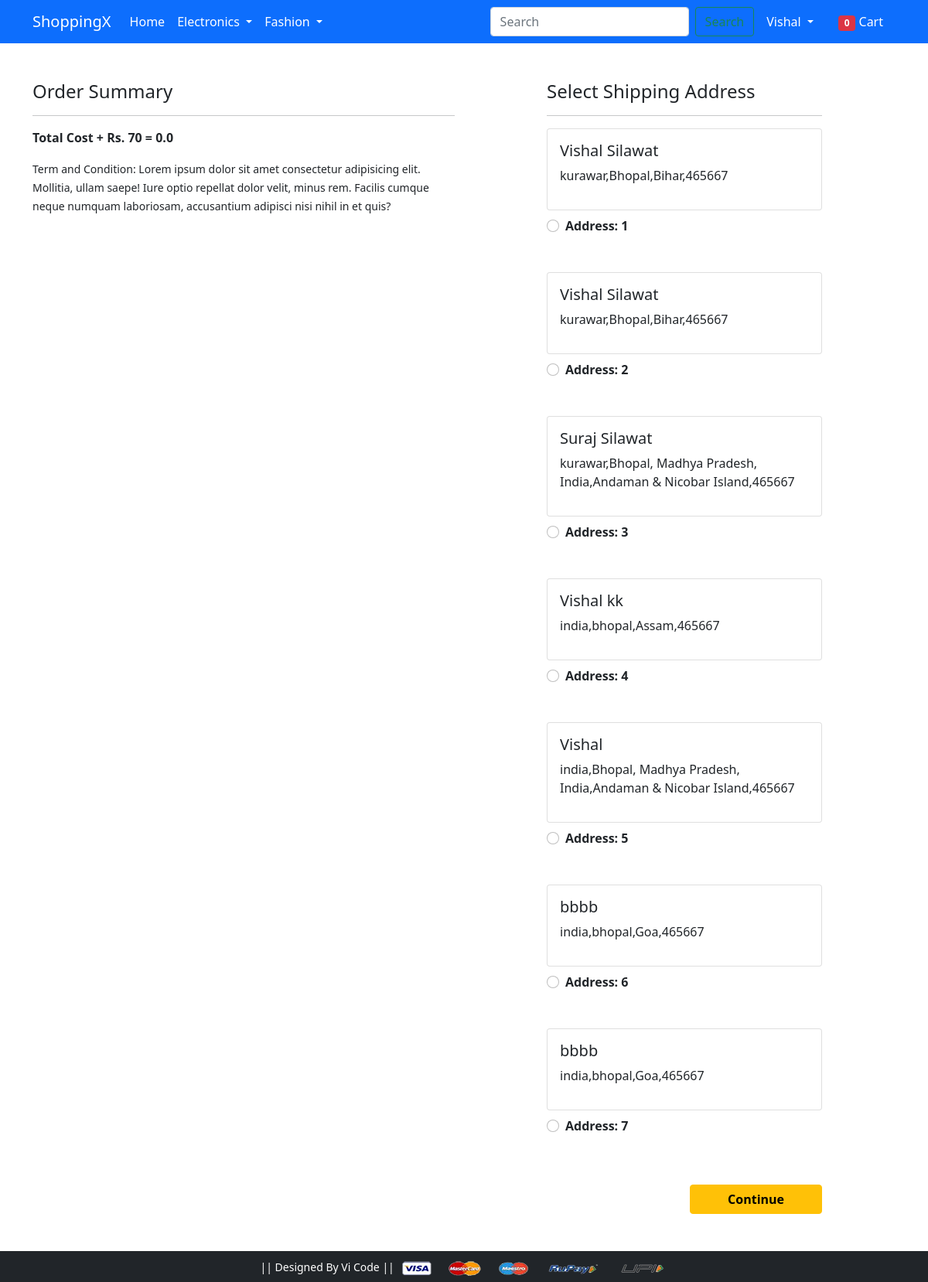
Screenshot of /checkout/ (signed in) with the database file from the repository.
### app/models.py (models this page shows, shortened)
class Customer(models.Model):
    user = models.ForeignKey(User, on_delete=models.CASCADE)
    name = models.CharField(max_length=200)
    locality = models.CharField(max_length=200)
    city = models.CharField(max_length=50)
    zipcode = models.IntegerField()
    state = models.CharField(choices=STATE_CHOICES, max_length=50)

### app/views.py (the view)
# urls.py: path('checkout/', views.checkout, name='checkout'),
def checkout(request):
 totalitem = 0
 if request.user.is_authenticated:
  totalitem = len(Cart.objects.filter(user=request.user))
 user = request.user
 add = Customer.objects.filter(user=user)
 cart_items = Cart.objects.filter(user=user)
 amount = 0.0
 shipping_amount = 70.0
 total_amount = 0.0
 cart_product = [p for p in Cart.objects.all() if p.user == request.user]
 if cart_product:
  for p in cart_product:
   tempamount = (p.quantity * p.product.discounted_price)
   amount += tempamount
  total_amount = amount + shipping_amount
 return render(request, 'app/checkout.html',{'add':add,'totalamount':total_amount, 'cart_items':cart_items,'totalitem':totalitem})

### app/templates/app/checkout.html (shortened to what this page needs)
{% extends 'app/base.html' %}
{% load static %}
{% block main-content %}
<div class="container">
 <div class="row mt-5">
  <div class="col-sm-6">
    <h4>Order Summary</h4>
    <hr>
      <p class="fw-bold">Total Cost + Rs. 70 = {{totalamount}}</p>
    <small>Term and Condition: Lorem ipsum dolor sit amet consectetur adipisicing elit. Mollitia, ullam saepe! Iure optio repellat dolor velit, minus rem. Facilis cumque neque numquam laboriosam, accusantium adipisci nisi nihil in et quis?</small>
  </div>
  <div class="col-sm-4 offset-sm-1">
    <h4>Select Shipping Address</h4>
    <hr>
    <form action="/paymentdone">
      {% for ad in add %}
      <div class="card">
        <div class="card-body">
        <h5>{{ad.name}}</h5>
        <p>{{ad.locality}},{{ad.city}},{{ad.state}},{{ad.zipcode}}</p>
        </div>
      </div>
        <div class="form-check mt-2 mb-5">
          <input class="form-check-input" type="radio" name ='custid' id='custadd{{forloop.counter}}' value="{{ad.id}}">
          <label class="form-check-label fw-bold" for="custadd{{forloop.counter}}">
            Address: {{forloop.counter}} </label>
        </div>
        {% endfor %}
        <div class="text-end">
          <button type="submit" class="btn btn-warning mt-3 px-5 fw-bold">Continue</button>
        </div>
      </form>
    </div>
  </div>
</div>
{% endblock main-content %}

### app/templates/app/base.html (shortened to what this page needs)
<!doctype html>
{% load static %}
<html lang="en">
  <head>
    <link href="https://cdn.jsdelivr.net/npm/bootstrap@5.0.0-beta1/dist/css/bootstrap.min.css" rel="stylesheet">
    <link rel="stylesheet" href="{% static 'app/css/owl.carousel.min.css' %}">
    <link rel="stylesheet" href="{% static 'app/css/all.min.css' %}">
    <link rel="stylesheet" href="{% static 'app/css/style.css' %}">
  </head>
  <body>
    <nav class="navbar navbar-expand-lg navbar-dark bg-primary">
     <div class="container">
       <a class="navbar-brand" href="/">ShoppingX</a>
       <div class="collapse navbar-collapse" id="navbarSupportedContent">
         <ul class="navbar-nav me-auto mb-2 mb-lg-0">
           <li class="nav-item">
             <a class="nav-link active" aria-current="page" href="/">Home</a>
           </li>
           <li class="nav-item dropdown">
             <a class="nav-link dropdown-toggle text-white" href="#" id="electronicsDropdown" role="button" data-bs-toggle="dropdown" aria-expanded="false">
               Electronics
             </a>
           </li>
           <li class="nav-item dropdown">
             <a class="nav-link dropdown-toggle text-white" href="#" id="fashionDropdown" role="button" data-bs-toggle="dropdown" aria-expanded="false">
               Fashion
             </a>
           </li>
         </ul>
    <form class="d-flex" role="search" method="get" action="{% url 'search' %}">
  <input class="form-control me-2" type="search" placeholder="Search" name="query" aria-label="Search">
  <button class="btn btn-outline-success" type="submit">Search</button>
</form>
        <div>
          <ul class="navbar-nav me-auto mb-2 mb-lg-0">
          {% if request.user.is_authenticated %}
           <li class="nav-item dropdown mx-2">
              <a class="nav-link dropdown-toggle text-white" href="#" id="profileDropdown" role="button" data-bs-toggle="dropdown" aria-expanded="false">
                {{request.user.username|capfirst}}
              </a>
            </li>
            <li class="nav-item mx-2">
             <a href="{% url 'showcart' %}" class="nav-link text-white"><span class="badge bg-danger">{{totalitem}}</span> Cart </a>
            </li>
          {% endif %}
          </ul>
         </div>
       </div>
     </div>
    </nav>
    {% block main-content %} {% endblock main-content %}
    <footer class="container-fluid bg-dark text-center p-2 mt-5">
        <small class="text-white">|| Designed By Vi Code || </small>
        <img src="{% static 'app/images/payment.png' %}" alt="" srcset="" class="img-fluid" height="2px">
    </footer>
  </body>
</html>

### rows the page displays
Customer: name "Vishal Silawat", locality "kurawar", city "Bhopal", state "Bihar", zipcode "465667"
Customer: name "Vishal Silawat", locality "kurawar", city "Bhopal", state "Bihar", zipcode "465667"
Customer: name "Suraj Silawat", locality "kurawar", city "Bhopal, Madhya Pradesh, India", state "Andaman & Nicobar Island", zipcode "465667"
Customer: name "Vishal kk", locality "india", city "bhopal", state "Assam", zipcode "465667"
Customer: name "Vishal", locality "india", city "Bhopal, Madhya Pradesh, India", state "Andaman & Nicobar Island", zipcode "465667"
Customer: name "bbbb", locality "india", city "bhopal", state "Goa", zipcode "465667"
Customer: name "bbbb", locality "india", city "bhopal", state "Goa", zipcode "465667"

### other values shown
{{ request.user.username|capfirst }} "Vishal"
{{ totalitem }} "0"
{{ totalamount }} "0.0"
